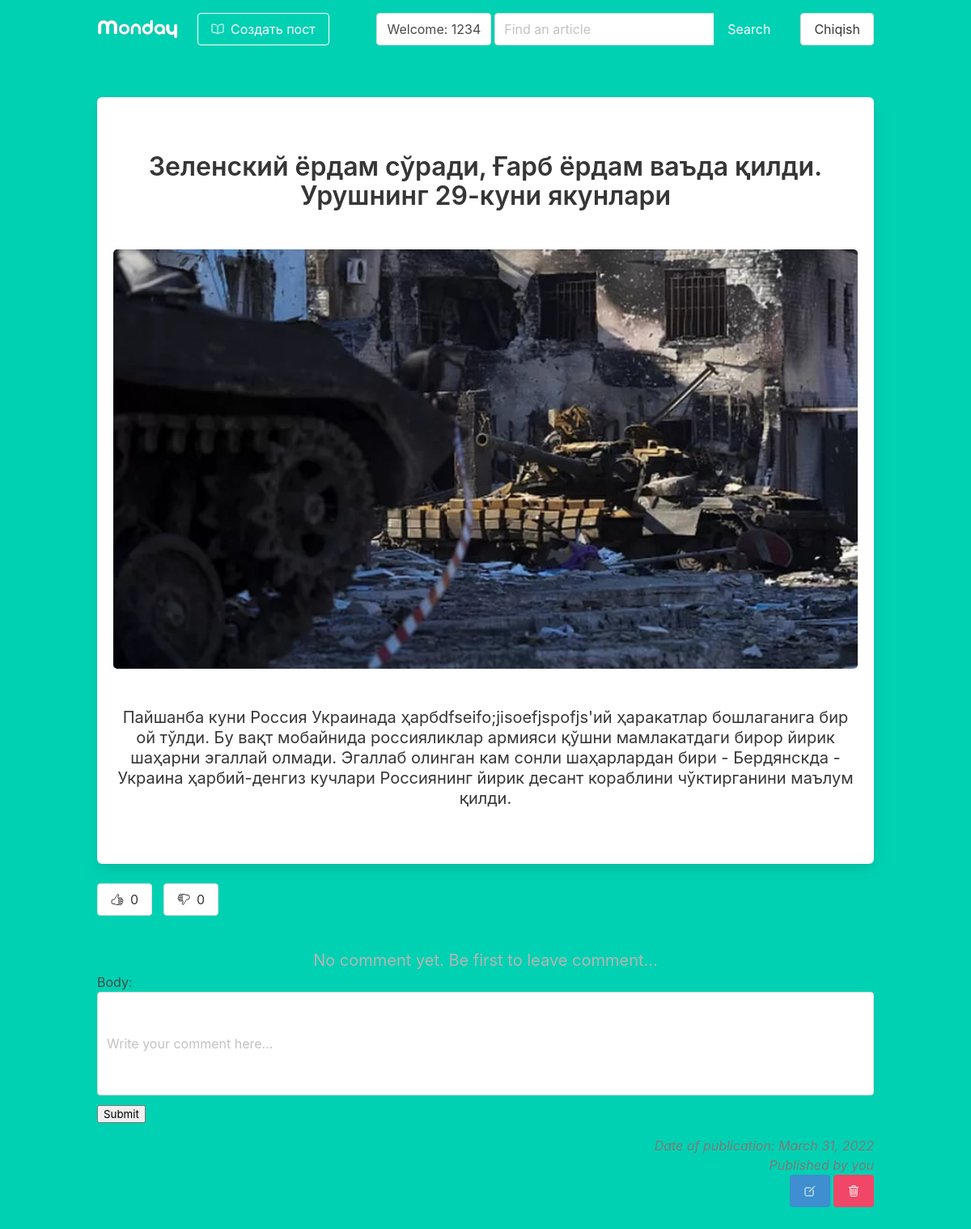
Screenshot of /russia_ukraina (signed in) with the database file from the repository.
### post/models.py (models this page shows, shortened)
class Article(models.Model):
    title=models.CharField(max_length=255)
    text=models.TextField()
    slug=models.SlugField(unique=True)
    date=models.DateField(auto_now=True)
    thumb=models.ImageField(blank=True)
    author=models.ForeignKey(User,default=None,on_delete=models.CASCADE)
    likes = models.ManyToManyField(User, related_name='article_likes')
    dislikes = models.ManyToManyField(User, related_name='article_dislikes')
    def __str__(self):
        return self.title
    def total_likes(self):
        return self.likes.count()
    def total_dislikes(self):
        return self.dislikes.count()

### post/views.py (the view, shortened to what this page needs)
# urls.py: path('<slug>', article_detail, name='article_detail'),
def article_detail(request, slug):
    article=Article.objects.get(slug=slug)
    form = CommentForm()
    return render(request, 'article_detail.html', {'article': article, 'form':form})

### post/forms.py
class CommentForm(forms.ModelForm):
    body = forms.CharField(widget=forms.TextInput(attrs={
        'class': 'textarea',
        'size': '40',
        'placeholder': 'Write your comment here...'
    }))
    class Meta:
        model = Comment
        fields = ['body',]

### templates/article_detail.html (shortened to what this page needs)
{% extends 'base.html' %}
{% load static %}
{% block content %}
<div class="container">
    <div class="columns is-centered">
        <div class="column">
            <div class="box">
                <div class="title has-text-dark has-text-centered my-6">{{ article }}</div>
                <img src="{{ article.thumb.url }}" alt="" class="image is-centered"
                    style="min-width: 100%; border-radius: 5px">
                <div class="subtitle has-text-dark has-text-centered my-6">{{ article.text }}</div>
            </div>
        {% if user not in article.likes.all and user not in article.dislikes.all %}
            <div class="columns">
                                <div class="column is-1">
                                    <form action="{% url 'article_like' article.slug %}" method="post" class="has-text-right">
                                        <button type="submit" class="button">
                                            <ion-icon name="thumbs-up-outline"></ion-icon>
                                           <span class="ml-2">{{ article.total_likes }}</span>
                                        </button>
                                    </form>
                                </div>
                                <div class="column is-1">
                                    <form action="{% url 'article_dislike' article.slug %}" method="post" class="has-text-right">
                                        <button type="submit" class="button">
                                            <ion-icon name="thumbs-down-outline"></ion-icon>
                                            <span class="ml-2">{{ article.total_dislikes }}</span>
                                        </button>
                                    </form>
                                </div>
                            </div>
        {% endif %}
{% if not article.comment_set.all %}
                <div class="has-text-centered has-text-grey-light is-size-5 mx-3">
                    No comment yet. Be first to leave comment...
                </div>
                {% endif %}
           <form method="POST" enctype="multipart/form-data" class="comment">
              {{ form }}
             <button type="submit" class="buttun is-success mt-3 is-fullwidth">Submit</button>
           </form>
            <div class="has-text-grey is-size-6 has-text-right is-italic">
                <p class="datetime">Date of publication: {{ article.date }}</p>
                {% if user == article.author %}
                <p class="content">Published by you </p>
                {% else %}
                <p class="content">Published by: {{ article.author }}</p>
                {% endif %}
            </div>
            {% if user == article.author %}
            <div class="has-text-right">
                <a href="{% url 'article_edit' article.slug %}" class="button is-info ">
                    <ion-icon name="create-outline"></ion-icon>
                </a>
                <a href="{% url 'article_delete' article.slug %}" class="button is-danger">
                    <ion-icon name="trash-outline"></ion-icon>
                </a>
            </div>
            {% else %}
            <div class="has-text-right">
                <p class="content has-text-light">
                    You can't not edit or delete this post
                </p>
            </div>
            {% endif %}
        </div>
    </div>
</div>
{% endblock %}

### templates/base.html (shortened to what this page needs)
{% load static %}
<html lang="en">
<head>
    <link rel="stylesheet" href="{% static 'style.css' %}">
    <link rel="stylesheet" href="{% static 'bulma.css' %}">
</head>
<body>
    <section class="hero has-background-primary is-fullheight">
        <div class="hero-head">
            <header class="navbar">
                <div class="container">
                    <div class="navbar-brand">
                        <a class="navbar-item" href="{% url 'article_func' %}">
                            <img src="{% static 'images/monday.svg' %}" width="100" alt="Logo">
                        </a>
                    </div>
                    <div id="navbarMenuHeroC" class="navbar-menu">
                        <div class="navbar-start">
                            {% if user.is_authenticated %}
                            <span class="navbar-item">
                                <a href="{% url 'article_create' %}" class="button is-info is-outlined is-inverted">
                                    <span class="mr-2">
                                        <ion-icon name="book-outline"></ion-icon>
                                    </span>
                                    <span>
                                        Создать пост
                                    </span>
                                </a>
                            </span>
                            {% endif %}
                        </div>
                        <div class="navbar-end">
                            {% if user.is_authenticated %}
                            <a class="navbar-item button my-4 mx-1">
                                Welcome: {{ user }}
                            </a>
                            <form action="{% url 'article_func' %}" method="get">
                                <div class="field has-addons mt-4 mr-2">
                                    <div class="control">
                                        <input class="input" type="search" placeholder="Find an article" name="search">
                                    </div>
                                    <div class="control">
                                        <button class="button is-primary" type="submit">
                                            Search
                                        </button>
                                    </div>
                                </div>
                            </form>
                            <span class="navbar-item">
                                <a href="{% url 'sign_out' %}" class="button is-warming">Chiqish</a>
                            </span>
                            {% else %}
                            <span class="navbar-item">
                                <a href="{% url 'sign_in' %}" class="button is-warming">Kirish</a>
                            </span>
                            {% endif %}
                        </div>
                    </div>
                </div>
            </header>
        </div>
        <div class="hero-body">
            {% block content %}
            {% endblock %}
        </div>
    </section>
</body>
</html>

### rows the page displays
Article: title "Зеленский ёрдам сўради, Ғарб ёрдам ваъда қилди. Урушнинг 29-куни якунлари", thumb (picture), text "Пайшанба куни Россия Украинада ҳарбdfseifo;jisoefjspofjs'ий ҳаракатлар бошлаганига бир ой тўлди. Бу вақт мобайнида россияликлар армияси қўшни мамлакатдаги бирор йирик шаҳарни эгаллай олмади. Эгаллаб олинган кам сонли шаҳарлардан бири - Бердянскда - Украина ҳарбий-денгиз кучлари Россиянинг йирик десант кораблини чўктирганини маълум қилди.", total_likes "0", total_dislikes "0", date "March 31, 2022"

### other values shown
{{ user }} "1234"
